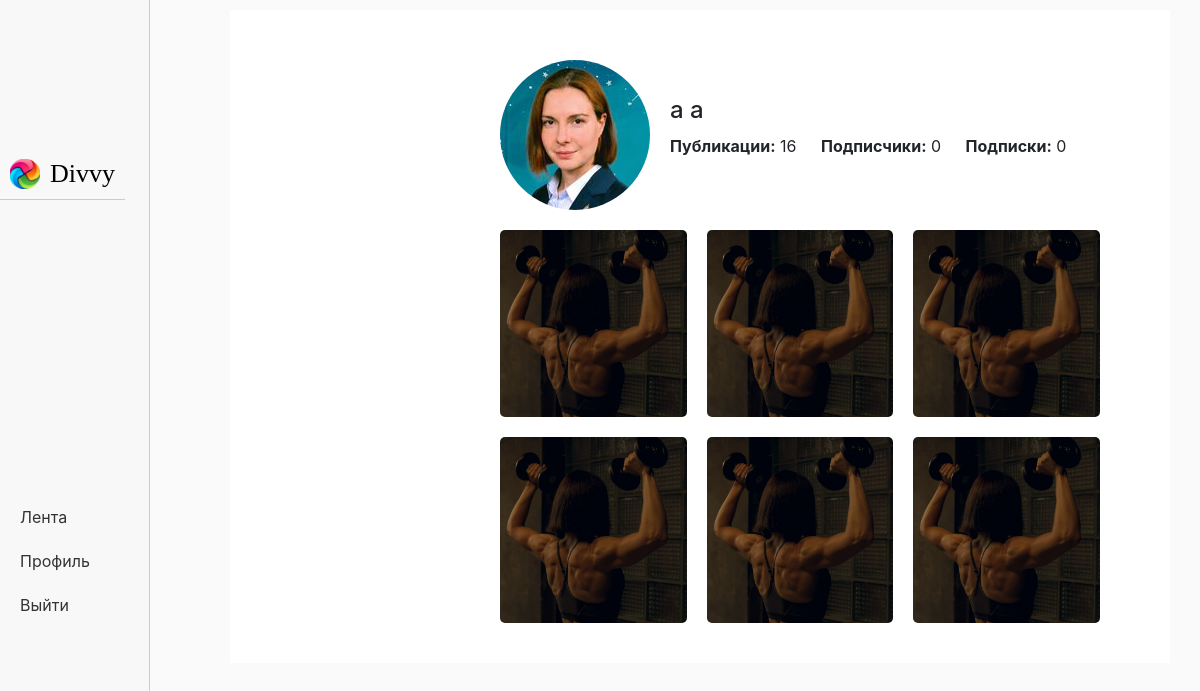
/user/a (signed in), run on an earlier commit of the app's database.
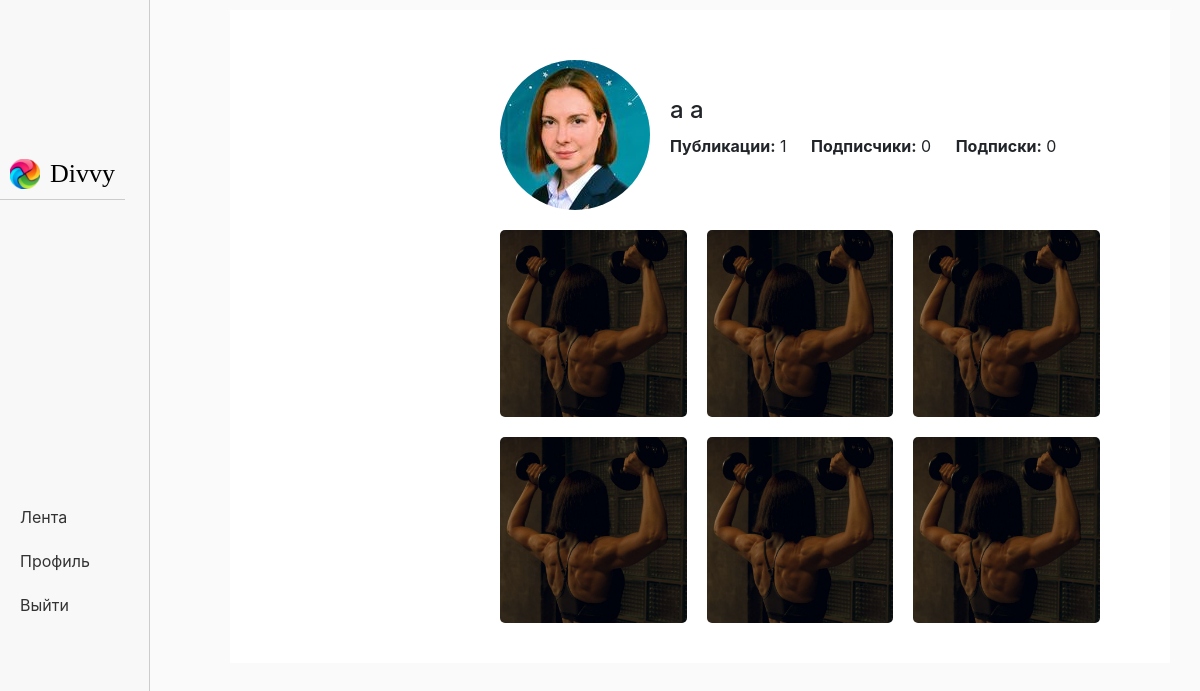
And on a later commit of the database.
### data/users.py (models this page shows, shortened)
class User(SqlAlchemyBase, UserMixin):
    __tablename__ = 'users'
    id = sqlalchemy.Column(sqlalchemy.Integer, primary_key=True, autoincrement=True)
    email = sqlalchemy.Column(sqlalchemy.String, index=True, unique=True, nullable=True)
    name = sqlalchemy.Column(sqlalchemy.String, nullable=True)
    surname = sqlalchemy.Column(sqlalchemy.String, nullable=True)
    nickname = sqlalchemy.Column(sqlalchemy.String, nullable=True)
    birthday = sqlalchemy.Column(sqlalchemy.Integer, nullable=True)
    hashed_password = sqlalchemy.Column(sqlalchemy.String, nullable=True)
    modified_date = sqlalchemy.Column(sqlalchemy.DateTime, default=datetime.datetime.now)
    description = sqlalchemy.Column(sqlalchemy.String, default="")
    avatar = sqlalchemy.Column(sqlalchemy.String, default="/static/img/avatars/default_avatar.png")
    subscribers = sqlalchemy.Column(sqlalchemy.Integer, default=0)
    subscriptions = sqlalchemy.Column(sqlalchemy.Integer, default=0)
    posts = sqlalchemy.Column(sqlalchemy.Integer, default=0)
    post = orm.relationship("Post", back_populates='user')

### main.py (the view)
@app.route('/user/<nickname>')
def user_profile(nickname):
    if isinstance(current_user, mixins.AnonymousUserMixin):
        return redirect("/login")
    db_sess = db_session.create_session()
    user = db_sess.query(User).filter(User.nickname == nickname).first()
    values = {
        "title": f"Профиль {nickname}",
        "nickname": nickname,
        "user": user
    }
    return render_template("profile.html", **values)

### data/db_session.py (called while the page is built)
def create_session() -> Session:
    global __factory
    return __factory()

### main.py (called while the page is built)
@login_manager.user_loader
def load_user(user_id):
    db_sess = db_session.create_session()
    return db_sess.query(User).get(user_id)

### templates/profile.html (shortened to what this page needs)
{% extends "authorised_base.html" %}
{% block content %}
<main>
  <div class="profile-header">
    <div class="profile-avatar">
      <img src="{{user.avatar}}" alt="Аватар пользователя">
    </div>
    <div class="profile-info">
      <h1>{{user.name}} {{user.surname}}</h1>
      <ul>
        <li><strong>Публикации:</strong> {{user.posts}} </li>
        <li><strong>Подписчики:</strong> {{user.subscribers}} </li>
        <li><strong>Подписки:</strong> {{user.subscriptions}} </li>
      </ul>
    </div>
  </div>
  <div class="profile-gallery">
    <div class="gallery-item">
      <img src="/static/img/image.jpg" alt="Изображение 1">
    </div>
    <div class="gallery-item">
      <img src="/static/img/image.jpg" alt="Изображение 2">
    </div>
    <div class="gallery-item">
      <img src="/static/img/image.jpg" alt="Изображение 3">
    </div>
    <div class="gallery-item">
      <img src="/static/img/image.jpg" alt="Изображение 4">
    </div>
    <div class="gallery-item">
      <img src="/static/img/image.jpg" alt="Изображение 5">
    </div>
    <div class="gallery-item">
      <img src="/static/img/image.jpg" alt="Изображение 6">
    </div>
  </div>
</main>
{% endblock %}

### templates/authorised_base.html (shortened to what this page needs)
<!DOCTYPE html>
<html lang="en">
<head>
    <link href="https://cdn.jsdelivr.net/npm/bootstrap@5.3.0-alpha3/dist/css/bootstrap.min.css"
          rel="stylesheet"
>
    <link rel="stylesheet" href="/static/css/style.css">
</head>
<body>
<nav class="navbar">
  <div class="navbar-brand">
    <a href="" class="brand-link">
      <table>
          <tr>
              <td><img src="/static/logo.png" alt="Brand Logo"></td>
              <td><h1 class="brand-name">Divvy</h1></td>
          </tr>
      </table>
    </a>
  </div>
  <ul class="nav-links">
    <li><a href="/feed">Лента</a></li>
    <li><a href="/user/{{ current_user.nickname }}">Профиль</a></li>
    <li><a href="/logout">Выйти</a></li>
  </ul>
</nav>
<main class="content">
    {% block content %} {% endblock %}
</main>
</body>
</html>

### static/css/style.css (style rules this page uses)
main { margin-left: 230px; margin-right: 30px; margin-top: 10px; padding: 20px; background-color: #fff; }
.navbar { position: fixed; left: 0; top: 0; width: 150px; height: 100vh; background-color: #f8f8f8; border-right: 1px solid #ccc; }
.navbar-brand { padding: 10px; border-bottom: 1px solid #ccc; }
.navbar-brand img { height: 30px; width: auto; margin-right: 10px; }
.brand-name { font-family: Verdana, serif; font-size: 26px; color: black; margin: 0; }
.brand-link { text-decoration: none; }
.nav-links { list-style: none; margin: 0; padding: 20px 10px; }
.nav-links li { margin-bottom: 10px; }
.nav-links a { display: block; padding: 5px 10px; color: #333; text-decoration: none; font-size: 16px; }
.profile-header { display: flex; align-items: center; margin-bottom: 20px; }
.profile-avatar { margin-right: 20px; overflow: hidden; border-radius: 50%; }
.profile-avatar img { width: 100%; height: auto; display: block; }
.profile-info h1 { font-size: 24px; margin: 0; margin-bottom: 10px; }
.profile-info ul { margin: 0; padding: 0; list-style: none; }
.profile-info li { display: inline-block; margin-right: 20px; font-size: 16px; }
.profile-gallery { display: grid; grid-template-columns: repeat(3, 1fr); grid-gap: 20px; }
.gallery-item img { width: 100%; height: auto; display: block; border-radius: 5px; }
* { margin: 0; padding: 0; box-sizing: border-box; }
body { font-family: -apple-system, BlinkMacSystemFont, "Segoe UI", Roboto, Helvetica, Arial, sans-serif; background-color: #fafafa; }

What changed in the data, as far as the page shows it:
changed User: posts "16" → "1"
